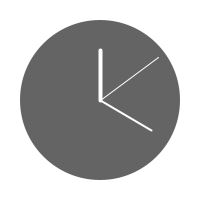
Frame 1 (no input)
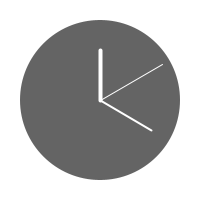
Frame 60 (the mouse pressed at the canvas centre just before this capture)
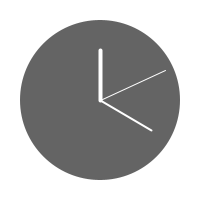
Frame 120 (the mouse held since frame 60 and released just before this capture)

The Processing sketch that drew these frames (run headless with seeded random() and noise(); from frame 60 on, the mouse is pressed at the canvas centre):

// Processing sketch: Clock
// ── Clock.pde
void setup() {
  size(200, 200);
  stroke(255);
}

void draw() {
  background(255);
  fill(100);
  noStroke();
  ellipse(100, 100, 160, 160);
  float s = map(second(), 0, 60, 0, TWO_PI) - HALF_PI;
  float m = map(minute(), 0, 60, 0, TWO_PI) - HALF_PI;
  float h = map(hour() % 12, 0, 12, 0, TWO_PI) - HALF_PI;
  stroke(255);
  strokeWeight(1);
  line(100, 100, cos(s) * 72 + 100, sin(s) * 72 + 100);
  strokeWeight(2);
  line(100, 100, cos(m) * 60 + 100, sin(m) * 60 + 100);
  strokeWeight(4);
  line(100, 100, cos(h) * 50 + 100, sin(h) * 50 + 100);
}
